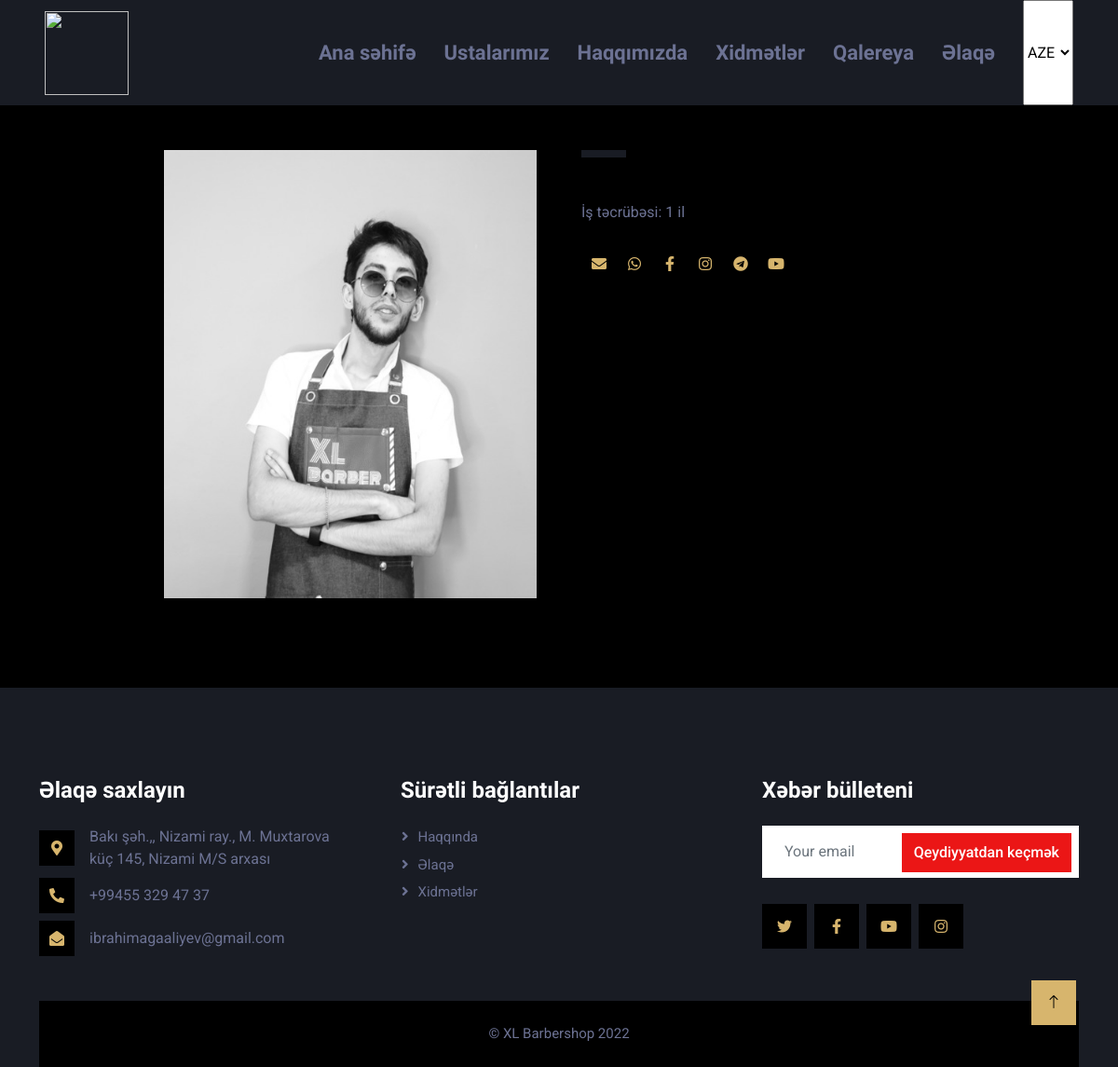
Page /staff_single/57 on the committed database.
### tables this page shows
CREATE TABLE `staff` (
  `s_id` int(11) NOT NULL,
  `s_name_az` varchar(255) NOT NULL,
  `s_name_en` varchar(255) NOT NULL,
  `s_name_ru` varchar(255) NOT NULL,
  `s_surname_az` varchar(255) NOT NULL,
  `s_surname_en` varchar(255) NOT NULL,
  `s_surname_ru` varchar(255) NOT NULL,
  `s_description_az` longtext NOT NULL,
  `s_description_en` longtext NOT NULL,
  `s_description_ru` longtext NOT NULL,
  `s_position` varchar(255) NOT NULL,
  `s_status` varchar(10) NOT NULL,
  `s_email` varchar(255) NOT NULL,
  `s_experience` varchar(255) NOT NULL,
  `s_mobile` varchar(20) NOT NULL,
  `s_whatsApp` varchar(255) NOT NULL,
  `s_facebook` varchar(255) NOT NULL,
  `s_instagram` varchar(255) NOT NULL,
  `s_telegram` varchar(255) NOT NULL,
  `s_youtube` varchar(255) NOT NULL,
  `s_img` varchar(255) NOT NULL,
  `s_img_ext` varchar(50) NOT NULL,
  `s_create_date` varchar(255) NOT NULL,
  `s_creater_id` int(11) NOT NULL
);

### application/controllers/User_controller.php (called while the page is built, shortened)
<?php
class User_controller extends CI_Controller{
    public function __construct()
    {
        $this->load->model('User_model');
        $this->load->library('pagination');
    }
    public function staff_single($id){
        $id = $this->security->xss_clean($id);
        $data['single_staff'] = $this->User_model->get_single_staff($id);
        $this->load->view('user/staff_single',$data);
    }
}

### index.php (called while the page is built, shortened)
<?php
require_once BASEPATH.'core/CodeIgniter.php';

### application/models/User_model.php (called while the page is built, shortened)
<?php
class User_model extends CI_Model{
    public function get_single_staff($id){
        return $this->db
        ->where("s_id", $id)
        ->where("s_status", "Active")
        ->join("position", "position.p_id = staff.s_position", "left")
        ->get('staff')->row_array();
    }
}

### application/views/user/staff_single.php (the view, shortened to what this page needs)
<div class="container-xxl py-5">
    <div class="container">
        <div class="row g-5">
            <div class="col-lg-6 wow fadeIn" data-wow-delay="0.1s">
                <div class="d-flex flex-column">
                    <?php if($single_staff['s_img']){ ?>
                        <img class="img-fluid w-75 align-self-end" src="<?php echo base_url('uploads/staff/'.$single_staff['s_img']); ?>" alt="">
                    <?php }else{ ?>
                        <img class="img-fluid w-75 align-self-end" style="width:100%!important; height: 425px!important; object-fit:contain!important;" src="<?php echo base_url('public/assets/img/image-07-08-22-10-34.png'); ?>" alt="">
                    <?php } ?>
                </div>
            </div>
            <div class="col-lg-6 wow fadeIn" data-wow-delay="0.5s">
                <p style="color: #D7B56D !important" class="d-inline-block bg-secondary text-primary py-1 px-4"><?php echo $single_staff['p_name_'.$this->session->userdata('site_lang')]; ?></p>
                <p><?php echo $this->lang->line('exp'); ?> <?php echo $single_staff['s_experience']; ?> <?php echo $this->lang->line('year'); ?></p>
                <div class="team-social">
                    <?php if ($single_staff['s_email']) { ?>
                        <a target="_blank" class="btn btn-square" href="mailto:<?php echo $single_staff['s_email']; ?>"><i style="color: #D7B56D !important" class="fas fa-envelope"></i></a>
                    <?php } ?>
                    <?php if ($single_staff['s_whatsApp']) { ?>
                        <a target="_blank" class="btn btn-square" href="https://api.whatsapp.com/send?phone=<?php echo $single_staff['s_whatsApp']; ?>"><i style="color: #D7B56D !important" class="fab fa-whatsapp"></i></a>
                    <?php } ?>
                    <?php if ($single_staff['s_facebook']) { ?>
                        <a target="_blank" class="btn btn-square" href="<?php echo $single_staff['s_facebook']; ?>"><i style="color: #D7B56D !important" class="fab fa-facebook-f"></i></a>
                    <?php } ?>
                    <?php if ($single_staff['s_instagram']) { ?>
                        <a target="_blank" class="btn btn-square" href="<?php echo $single_staff['s_instagram']; ?>">
                            <i style="color: #D7B56D !important" class="fab fa-instagram"></i>
                        </a>
                    <?php } ?>
                    <?php if ($single_staff['s_telegram']) { ?>
                        <a target="_blank" class="btn btn-square" href="<?php echo $single_staff['s_telegram']; ?>"><i style="color: #D7B56D !important" class="fab fa-telegram"></i></a>
                    <?php } ?>
                    <?php if ($single_staff['s_youtube']) { ?>
                        <a target="_blank" class="btn btn-square" href="<?php echo $single_staff['s_youtube']; ?>"><i style="color: #D7B56D !important" class="fab fa-youtube"></i></a>
                    <?php } ?>
                </div>
            </div>
        </div>
    </div>
</div>

### public/assets/css/style.css (style rules this page uses)
:root { --primary: #EB1616; --secondary: #191C24; --light: #6C7293; --dark: #000000; }
.btn { font-weight: 500; transition: .5s; }
.btn-square { width: 38px; height: 38px; }
.btn-square, .btn-sm-square, .btn-lg-square { padding: 0; display: flex; align-items: center; justify-content: center; font-weight: normal; }

### application/views/user/staff_single.php (style rules this page uses)
.team-social a { float: left; }

### rows in the picture
staff: s_img (picture), s_experience "1"

### other values in the picture
$this->lang->line('home') "Ana səhifə"
$this->lang->line('staff') "Ustalarımız"
$this->lang->line('about') "Haqqımızda"
$this->lang->line('services') "Xidmətlər"
$this->lang->line('gallery') "Qalereya"
$this->lang->line('contact') "Əlaqə"
$this->lang->line('exp') "İş təcrübəsi:"
$this->lang->line('year') "il"
